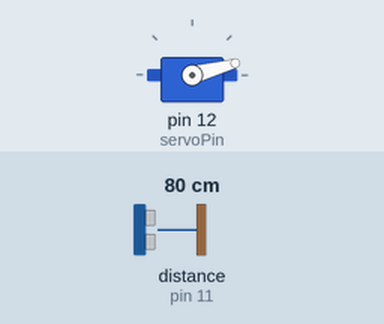
Simulated run of this sketch. Board: Arduino Uno, built with avr-gcc and run on an emulated ATmega328P. On the bench: servo. Wiring (inferred from the names in the program): ultrasonic range finder: trigger pin 10; echo pin 11. The inputs (shaded band) are chosen by the test bench; at power-on: distance to the obstacle (sensor on pin 11) 80 cm. The echo pulse lasts 58.3 µs per cm; what the sketch prints to the serial monitor is not drawn.

Above: at 0.01 s.
1.3 s: distance to the obstacle (sensor on pin 11) set to 2 cm
At 1.9 s:
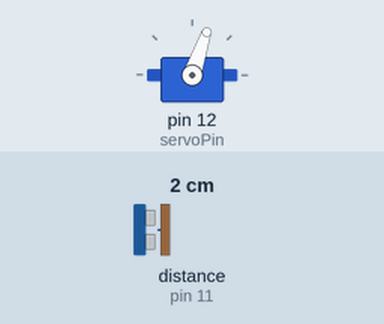
4.3 s: distance to the obstacle (sensor on pin 11) set to 299 cm
At 5.17 s:
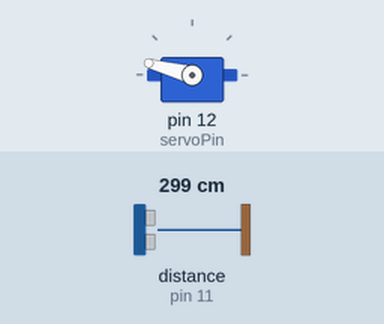
7.3 s: distance to the obstacle (sensor on pin 11) set to 4 cm
At 8.3 s:
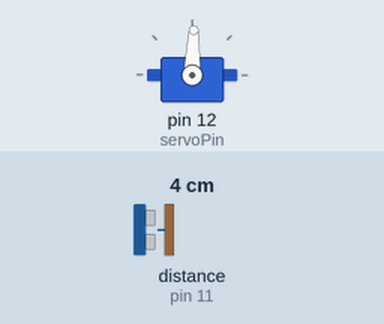
10.3 s: distance to the obstacle (sensor on pin 11) set to 35 cm
Timing chart, 0 to 14.3 s (numbered marks = the images above; inputs shaded):
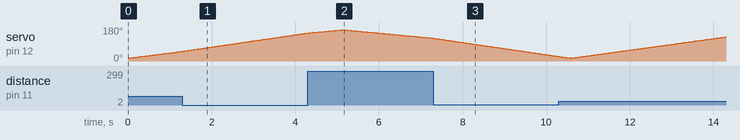

The sketch:

arduino.ino
```cpp
// 서보 라이브러리 추가
#include <Servo.h>.

// 초음파 센서의 트리거, 에코 핀 설정
const int trigPin = 10;
const int echoPin = 11;

// 서보모터 핀 설정
const int servoPin = 12;

// 초음파 시간(duration), 거리(distance) 변수 설정
long duration;
int distance;

// 서보모터의 제어를 위한 서보 객체 생성
Servo myServo;

void setup() {
  pinMode(trigPin, OUTPUT); // 아두이노의 트리거 핀을 출력으로 설정
  pinMode(echoPin, INPUT); // 아두이노의 에코 핀을 입력으로 설정
  Serial.begin(9600);
  myServo.attach(servoPin); // 서보모터를 제어할 핀 번호를 지정
}

void loop() {
  // 서보모터를 15도부터 165도까지 회전시킴
  for(int i = 15;i <= 165; i++){
    myServo.write(i);
    delay(30);

    // 각각의 각도에서 초음파센서로부터 측정된 거리를 계산하는 calculateDistance() 함수를 호출하여 그 결과를 distance 변수에 넣음
    distance = calculateDistance();

    Serial.print(i); // 시리얼 포트에 각도 값을 보냄
    Serial.print(","); // 각도값 바로 다음에 추가 문자 ","를 붙여서 보냄, 프로세싱에서 인덱싱에 사용
    Serial.print(distance); // 시리얼 포트에 거리 값을 보냄
    Serial.print("."); // 거리값 바로 다음에 추가 문자 "."를 붙여서 보냄, 프로세싱에서 인덱싱에 사용
  }

  // 서보모터를 165도부터 15도까지 회전시킴
  for(int i = 165; i > 15; i--){
    myServo.write(i);
    delay(30);
    distance = calculateDistance();
    Serial.print(i);
    Serial.print(",");
    Serial.print(distance);
    Serial.print(".");
  }
}


// 초음파 센서로부터 측정된 거리를 계산하는 함수
int calculateDistance(){
  // 트리거 핀을 2마이크로초(1/1,000,000초) 동안 끔
  digitalWrite(trigPin, LOW);
  delayMicroseconds(2);

  // 트리거 핀에 10마이크로초 동안 신호를 인가하고 다시 끔
  digitalWrite(trigPin, HIGH);
  delayMicroseconds(10);
  digitalWrite(trigPin, LOW);

  // 시간(duration) 변수에 에코핀이 HIGH가 되는 시간을 읽어서 저장하고, 이를 거리로 환산
  // 음파는 섭씨 15도에서 초당 약 340m(34000cm) 이동함
  // 이를 마이크로초(1/1,000,000)당 이동거리로 환산하면 0.034cm/us
  // 초음파가 초음파센서로부터 발사되어 돌아오는 거리는 측정되는 거리의 2배이므로 2로 나눔
  duration = pulseIn(echoPin, HIGH);
  distance = duration * 0.034 / 2;

  // 거리값(distance)을 반환
  return distance;
}
```
